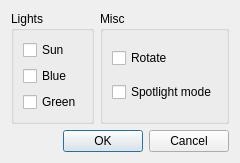
<?xml version="1.0" encoding="UTF-8"?>
<ui version="4.0">
 <class>Dialog</class>
 <widget class="QDialog" name="Dialog">
  <property name="geometry">
   <rect>
    <x>0</x>
    <y>0</y>
    <width>235</width>
    <height>151</height>
   </rect>
  </property>
  <property name="windowTitle">
   <string>Lights</string>
  </property>
  <layout class="QVBoxLayout" name="verticalLayout_2">
   <item>
    <layout class="QGridLayout" name="gridLayout">
     <item row="0" column="0">
      <widget class="QGroupBox" name="groupBox">
       <property name="title">
        <string>Lights</string>
       </property>
       <layout class="QVBoxLayout" name="verticalLayout_3">
        <item>
         <widget class="QCheckBox" name="chkSun">
          <property name="text">
           <string>Sun</string>
          </property>
         </widget>
        </item>
        <item>
         <widget class="QCheckBox" name="chkBlue">
          <property name="text">
           <string>Blue</string>
          </property>
         </widget>
        </item>
        <item>
         <widget class="QCheckBox" name="chkGreen">
          <property name="text">
           <string>Green</string>
          </property>
         </widget>
        </item>
        <item>
         <spacer name="verticalSpacer">
          <property name="orientation">
           <enum>Qt::Vertical</enum>
          </property>
          <property name="sizeHint" stdset="0">
           <size>
            <width>20</width>
            <height>40</height>
           </size>
          </property>
         </spacer>
        </item>
       </layout>
      </widget>
     </item>
     <item row="0" column="1">
      <widget class="QGroupBox" name="groupBox_2">
       <property name="title">
        <string>Misc</string>
       </property>
       <layout class="QVBoxLayout" name="verticalLayout">
        <item>
         <widget class="QCheckBox" name="chkRotate">
          <property name="text">
           <string>Rotate</string>
          </property>
         </widget>
        </item>
        <item>
         <widget class="QCheckBox" name="chkSpot">
          <property name="text">
           <string>Spotlight mode</string>
          </property>
         </widget>
        </item>
       </layout>
      </widget>
     </item>
    </layout>
   </item>
   <item>
    <widget class="QDialogButtonBox" name="grpButtons">
     <property name="orientation">
      <enum>Qt::Horizontal</enum>
     </property>
     <property name="standardButtons">
      <set>QDialogButtonBox::Cancel|QDialogButtonBox::Ok</set>
     </property>
    </widget>
   </item>
  </layout>
 </widget>
 <resources/>
 <connections>
  <connection>
   <sender>grpButtons</sender>
   <signal>accepted()</signal>
   <receiver>Dialog</receiver>
   <slot>accept()</slot>
   <hints>
    <hint type="sourcelabel">
     <x>248</x>
     <y>254</y>
    </hint>
    <hint type="destinationlabel">
     <x>157</x>
     <y>274</y>
    </hint>
   </hints>
  </connection>
  <connection>
   <sender>grpButtons</sender>
   <signal>rejected()</signal>
   <receiver>Dialog</receiver>
   <slot>reject()</slot>
   <hints>
    <hint type="sourcelabel">
     <x>316</x>
     <y>260</y>
    </hint>
    <hint type="destinationlabel">
     <x>286</x>
     <y>274</y>
    </hint>
   </hints>
  </connection>
 </connections>
</ui>
